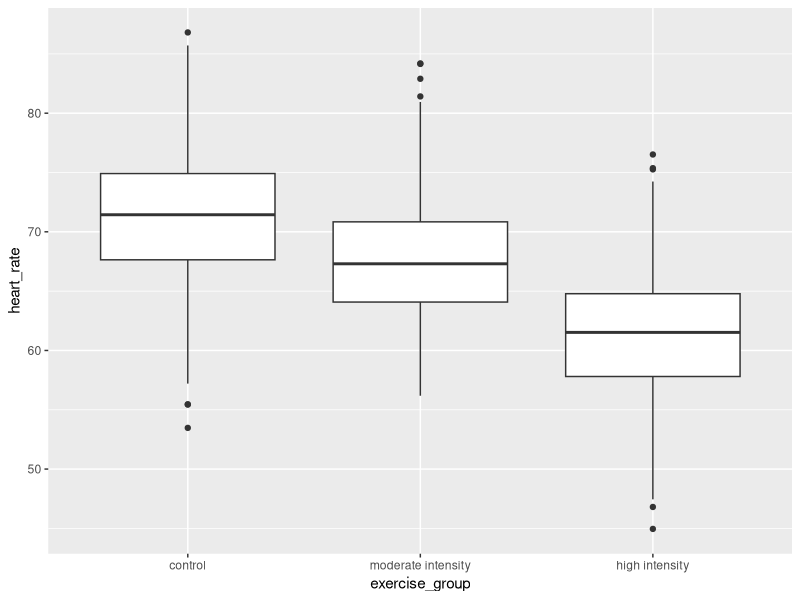
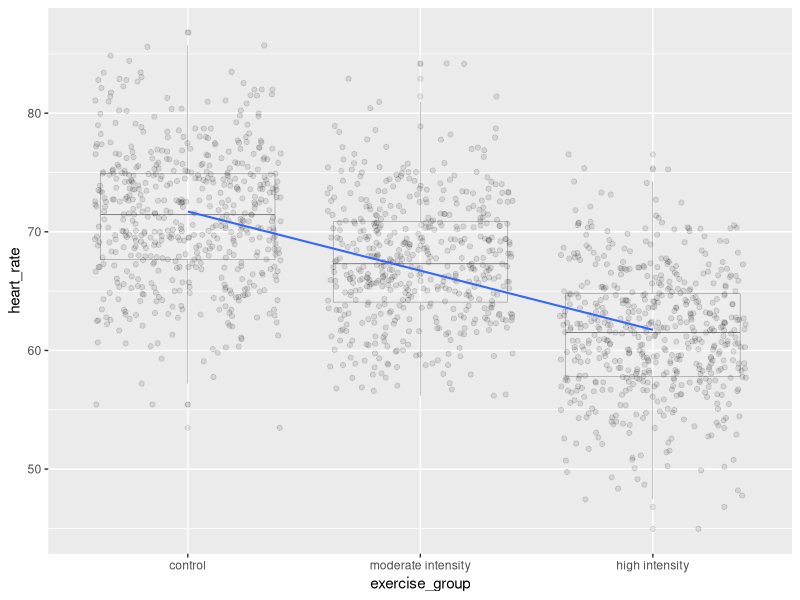

Write R code to recreate these figures, in order.
## ---- chunk 1
library(tidyverse)
heart_rate <- read_csv("data/simulated_heart_rates.csv")
## ---- chunk 2
heart_rate %>% mutate(exercise_group = fct_reorder(exercise_group, 
                                                   heart_rate, 
                                                   .fun='median', 
                                                   .desc = TRUE))  %>% 
  ggplot(aes(exercise_group, heart_rate)) + 
  geom_boxplot()
## ---- chunk 3
summary(aov(heart_rate ~ exercise_group, data = heart_rate))
## ---- chunk 4
heart_rate %>% mutate(exercise_group = fct_reorder(exercise_group, 
                                                   heart_rate, 
                                                   .fun='median', 
                                                   .desc = TRUE))  %>% 
  ggplot(aes(exercise_group, heart_rate)) + 
  geom_boxplot(alpha=0.1, linewidth=0.1) +
  geom_jitter(alpha=0.1) +
  geom_smooth(method = "lm", 
              aes(group=1), 
              se=FALSE, 
              linewidth=0.7)
